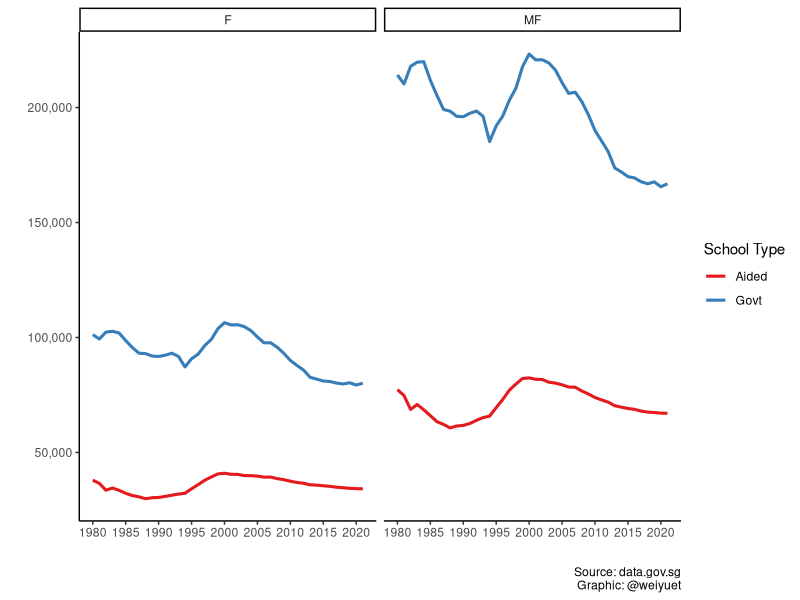
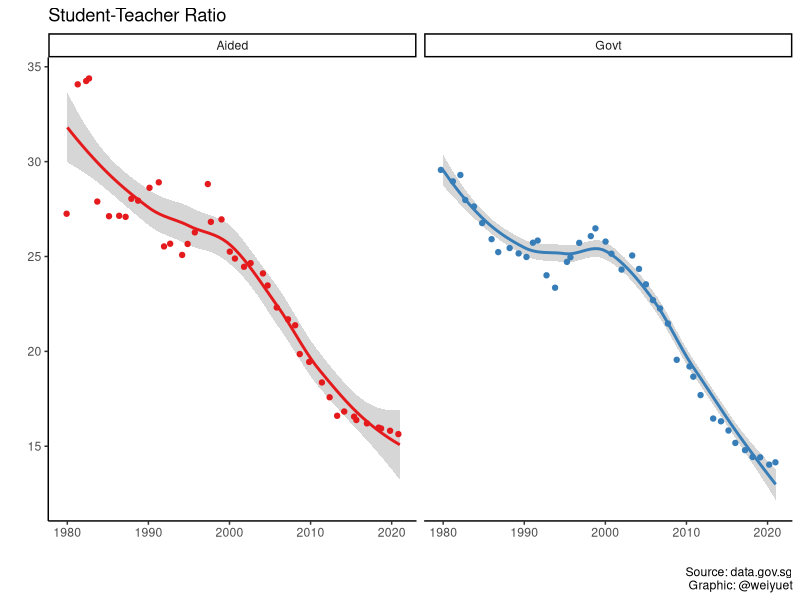
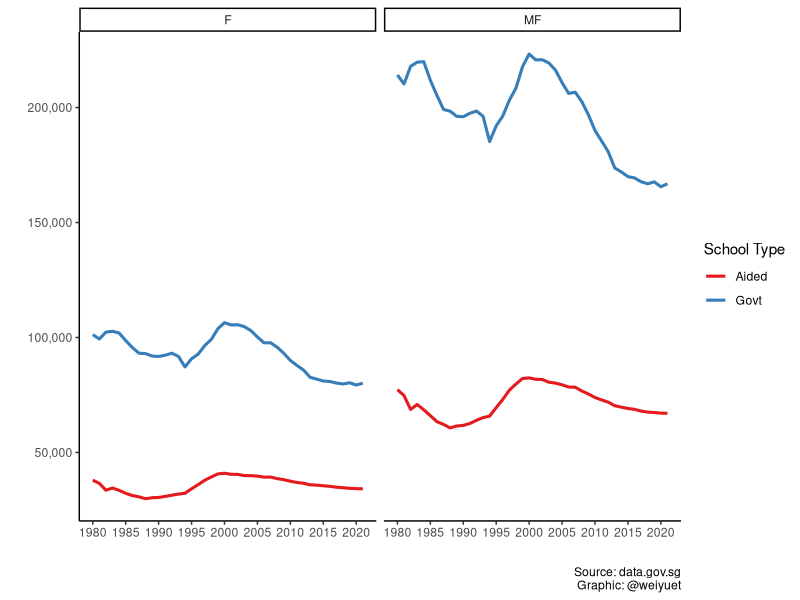
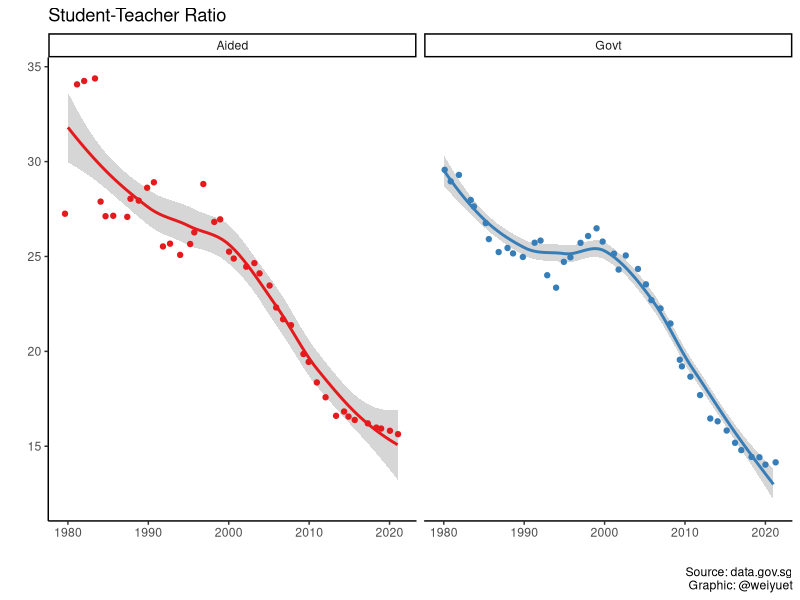

The R source for these figures, in order:
# Load libraries
library(tidyverse)
library(scales)

# Load data
students_and_teachers_primary_schools <- read_csv("data/students-and-teachers-in-schools/students-and-teachers-primary-schools.csv")

# Wrangle data

# Plot number of primary school students in government and aided schools
students_and_teachers_primary_schools %>% 
  ggplot(aes(x = year, y = students_pri,
             colour = school_type)) +
  geom_line(size = 1.05) +
  facet_wrap(~sex) +
  theme_classic() +
  theme(legend.position = "right") +
  scale_color_brewer(type = "qual", palette = 6) +
  scale_x_continuous(breaks = seq(1980, 2020, 5)) +
  scale_y_continuous(labels = label_number(big.mark = ",")) +
  labs(x = "", y = "",
       colour = "School Type",
       caption = "Source: data.gov.sg\nGraphic: @weiyuet")

# Save png
ggsave("figures/primary-school-students-in-govt-and-aided-schools.png", width = 8, height = 6)

# Wrangle data
# Calculate student-teacher ratio
students_and_teachers_primary_schools %>% 
  select(year, sex, school_type, students_pri, teachers_pri) %>% 
  filter(sex == "MF") %>% 
  mutate(student_teacher_ratio = students_pri/teachers_pri) %>% 
  ggplot(aes( x = year, y = student_teacher_ratio, colour = school_type)) +
  geom_smooth() +
  geom_jitter() +
  facet_wrap(~school_type) +
  theme_classic() +
  theme(legend.position = "none") +
  scale_colour_brewer(type = "qual", palette = 6) +
  labs(x = "", y = "",
       title = "Student-Teacher Ratio",
       caption = "Source: data.gov.sg\nGraphic: @weiyuet")

# Save png
ggsave("figures/student-teacher-ratio-primary-schools.png", width = 8, height = 6)
